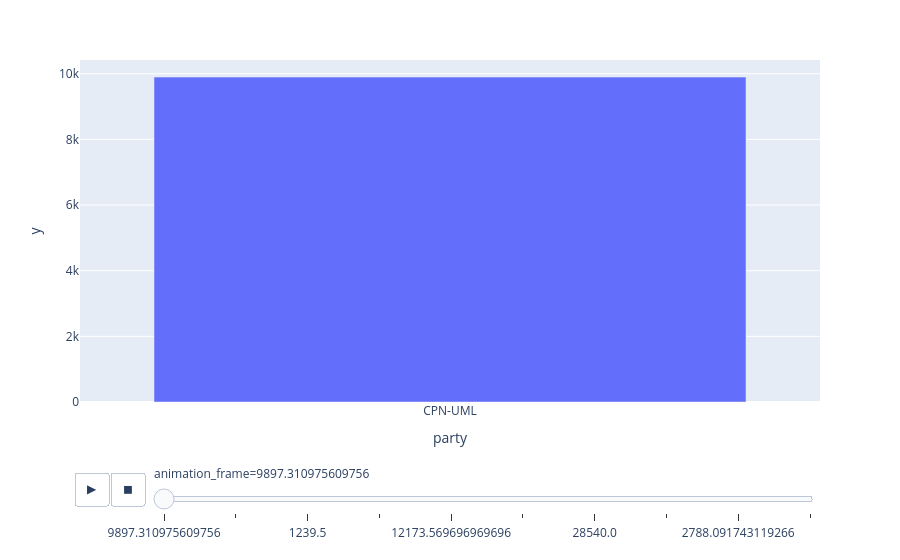

Here is the notebook cell this chart was saved with:
### Code cell
px.bar(temp_seri, x=temp_seri.index,y=temp_seri.values, animation_frame=temp_seri.values,animation_group=temp_seri.index)

### Figure 1 — Plotly figure (JSON) as saved in the notebook; plotly's stock layout.template omitted (floating-point values rounded to 4 significant figures)
{"data": [{"hovertemplate": "animation_frame=9897.310975609756<br>party=%{x}<br>y=%{y}<extra></extra>", "ids": ["CPN-UML"], "legendgroup": "", "marker": {"color": "#636efa", "pattern": {"shape": ""}}, "name": "", "orientation": "v", "showlegend": false, "textposition": "auto", "type": "bar", "x": ["CPN-UML"], "xaxis": "x", "y": [9897.0], "yaxis": "y"}], "layout": {"barmode": "relative", "legend": {"tracegroupgap": 0}, "margin": {"t": 60}, "sliders": [{"active": 0, "currentvalue": {"prefix": "animation_frame="}, "len": 0.9, "pad": {"b": 10, "t": 60}, "steps": [{"args": [["9897.310975609756"], {"frame": {"duration": 0, "redraw": true}, "fromcurrent": true, "mode": "immediate", "transition": {"duration": 0, "easing": "linear"}}], "label": "9897.310975609756", "method": "animate"}, {"args": [["2056.4148936170213"], {"frame": {"duration": 0, "redraw": true}, "fromcurrent": true, "mode": "immediate", "transition": {"duration": 0, "easing": "linear"}}], "label": "2056.4148936170213", "method": "animate"}, {"args": [["1239.5"], {"frame": {"duration": 0, "redraw": true}, "fromcurrent": true, "mode": "immediate", "transition": {"duration": 0, "easing": "linear"}}], "label": "1239.5", "method": "animate"}, {"args": [["5951.317073170731"], {"frame": {"duration": 0, "redraw": true}, "fromcurrent": true, "mode": "immediate", "transition": {"duration": 0, "easing": "linear"}}], "label": "5951.317073170731", "method": "animate"}, {"args": [["12173.569696969696"], {"frame": {"duration": 0, "redraw": true}, "fromcurrent": true, "mode": "immediate", "transition": {"duration": 0, "easing": "linear"}}], "label": "12173.569696969696", "method": "animate"}, {"args": [["1271.5950920245398"], {"frame": {"duration": 0, "redraw": true}, "fromcurrent": true, "mode": "immediate", "transition": {"duration": 0, "easing": "linear"}}], "label": "1271.5950920245398", "method": "animate"}, {"args": [["28540.0"], {"frame": {"duration": 0, "redraw": true}, "fromcurrent": true, "mode": "immediate", "transition": {"duration": 0, "easing": "linear"}}], "label": "28540.0", "method": "animate"}, {"args": [["1434.6666666666667"], {"frame": {"duration": 0, "redraw": true}, "fromcurrent": true, "mode": "immediate", "transition": {"duration": 0, "easing": "linear"}}], "label": "1434.6666666666667", "method": "animate"}, {"args": [["2788.091743119266"], {"frame": {"duration": 0, "redraw": true}, "fromcurrent": true, "mode": "immediate", "transition": {"duration": 0, "easing": "linear"}}], "label": "2788.091743119266", "method": "animate"}, {"args": [["5702.0"], {"frame": {"duration": 0, "redraw": true}, "fromcurrent": true, "mode": "immediate", "transition": {"duration": 0, "easing": "linear"}}], "label": "5702.0", "method": "animate"}], "x": 0.1, "xanchor": "left", "y": 0, "yanchor": "top"}], "updatemenus": [{"buttons": [{"args": [null, {"frame": {"duration": 500, "redraw": true}, "fromcurrent": true, "mode": "immediate", "transition": {"duration": 500, "easing": "linear"}}], "label": "&#9654;", "method": "animate"}, {"args": [[null], {"frame": {"duration": 0, "redraw": true}, "fromcurrent": true, "mode": "immediate", "transition": {"duration": 0, "easing": "linear"}}], "label": "&#9724;", "method": "animate"}], "direction": "left", "pad": {"r": 10, "t": 70}, "showactive": false, "type": "buttons", "x": 0.1, "xanchor": "right", "y": 0, "yanchor": "top"}], "xaxis": {"anchor": "y", "domain": [0, 1], "title": {"text": "party"}}, "yaxis": {"anchor": "x", "domain": [0, 1], "title": {"text": "y"}}}}
